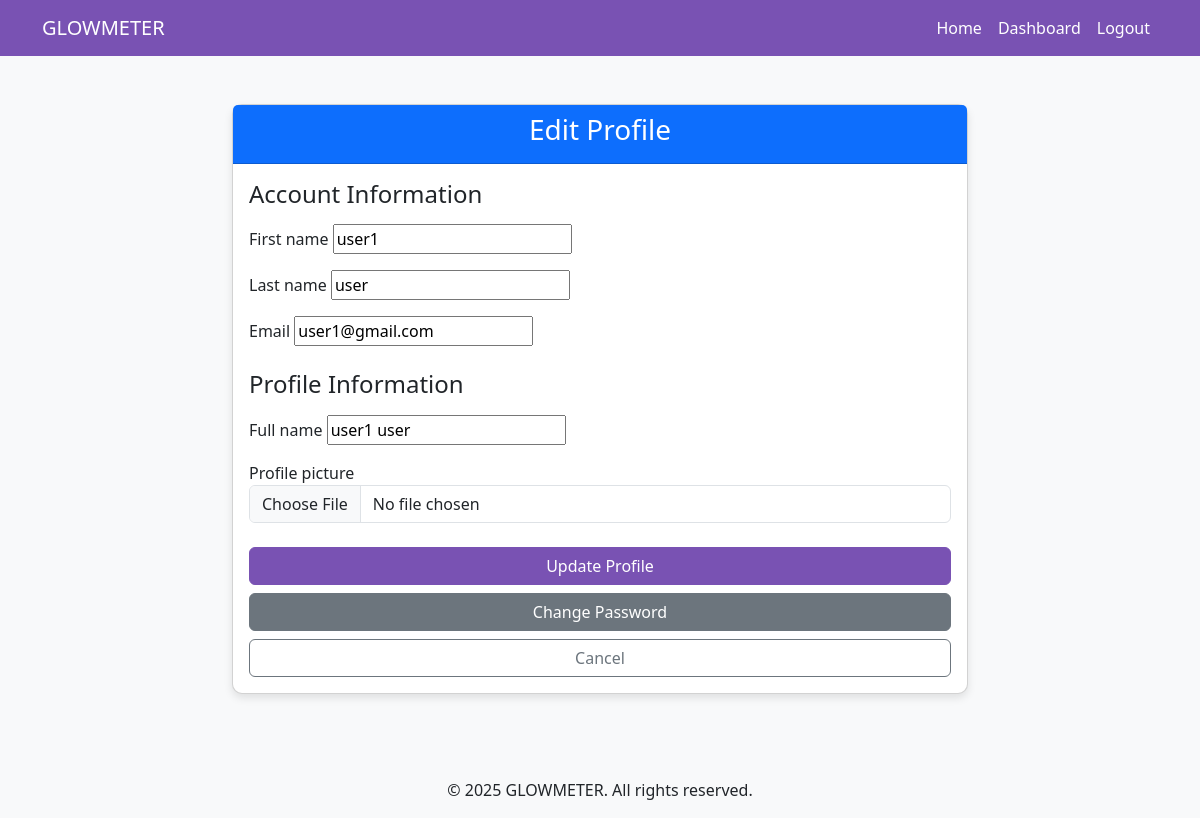
The page /edit-profile/ (signed in) on the database as committed earlier.
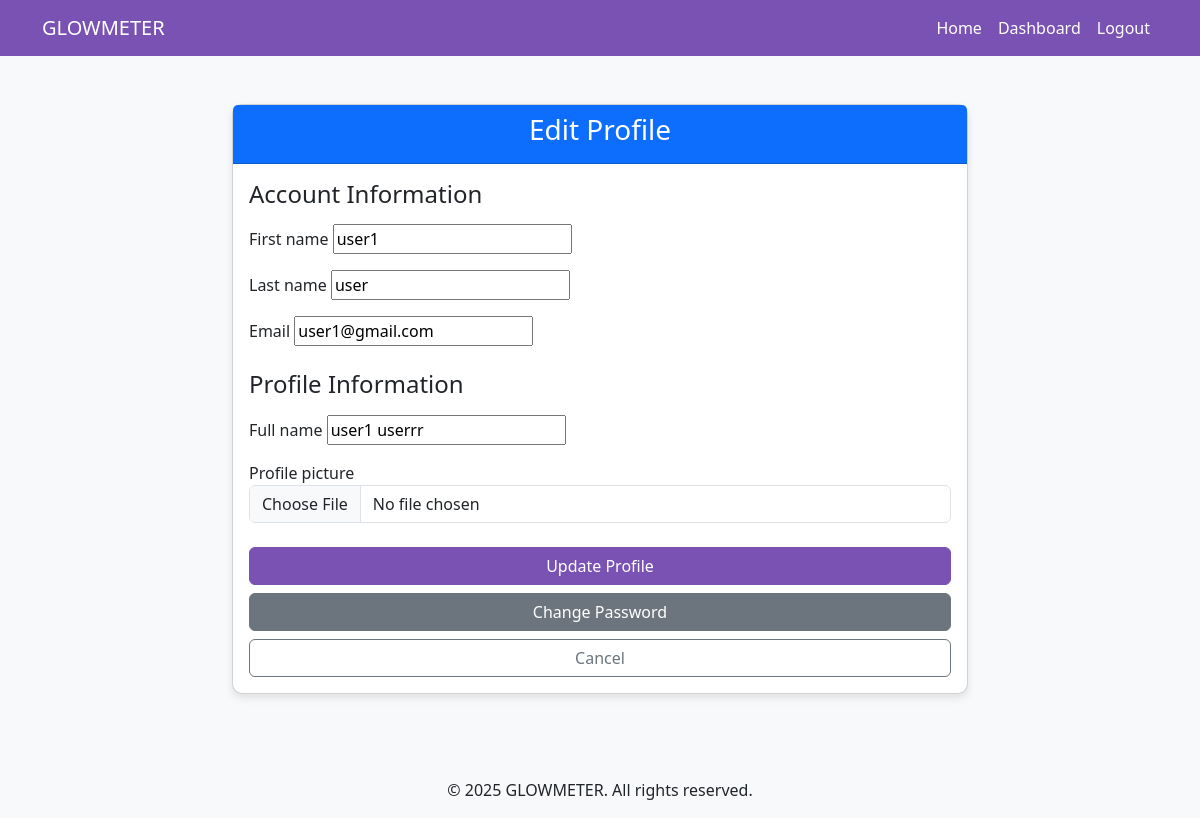
The same page on the database as committed later.
### glowmeter_app/models.py (models this page shows, shortened)
class RegularUser(models.Model):
    user = models.OneToOneField(User, on_delete=models.CASCADE, related_name='user_profile')
    full_name = models.CharField(max_length=100)
    profile_picture = models.ImageField(upload_to='profiles/', null=True, blank=True)

### glowmeter_app/views.py (the view)
# urls.py: path('edit-profile/', views.edit_profile, name='edit_profile'),
@login_required
def edit_profile(request):
    user = request.user
    if request.method == 'POST':
        user_form = UserProfileEditForm(request.POST, instance=user)
        if user.is_doctor:
            profile_form = DoctorProfileEditForm(
                request.POST,
                request.FILES,
                instance=user.doctor_profile
            )
        else:
            profile_form = RegularUserProfileEditForm(
                request.POST,
                request.FILES,
                instance=user.user_profile
            )
        if user_form.is_valid() and profile_form.is_valid():
            user_form.save()
            profile_form.save()
            messages.success(request, "Your profile was successfully updated!")
            return redirect('dashboard')
    else:
        user_form = UserProfileEditForm(instance=user)
        if user.is_doctor:
            profile_form = DoctorProfileEditForm(instance=user.doctor_profile)
        else:
            profile_form = RegularUserProfileEditForm(instance=user.user_profile)
    context = {
        'user_form': user_form,
        'profile_form': profile_form,
        'is_doctor': user.is_doctor,
    }
    return render(request, 'edit_profile.html', context)

### glowmeter_app/views.py
class UserProfileEditForm(forms.ModelForm):
    class Meta:
        model = User
        fields = ('first_name', 'last_name', 'email')

class RegularUserProfileEditForm(forms.ModelForm):
    class Meta:
        model = RegularUser
        fields = ('full_name', 'profile_picture')
        widgets = {
            'profile_picture': forms.ClearableFileInput(attrs={'class': 'form-control'}),
        }

### templates/edit_profile.html (shortened to what this page needs)
{% extends 'base.html' %}
{% block content %}
<div class="container mt-5">
    <div class="row justify-content-center">
        <div class="col-md-8">
            <div class="card">
                <div class="card-header bg-primary text-white">
                    <h3 class="text-center">Edit Profile</h3>
                </div>
                <div class="card-body">
                    <form method="post" enctype="multipart/form-data">
                        <h4 class="mb-3">Account Information</h4>
                        {% for field in user_form %}
                            <div class="form-group mb-3">
                                <label for="{{ field.id_for_label }}">{{ field.label }}</label>
                                {{ field }}
                            </div>
                        {% endfor %}
                        <h4 class="mb-3 mt-4">Profile Information</h4>
                        {% for field in profile_form %}
                            <div class="form-group mb-3">
                                <label for="{{ field.id_for_label }}">{{ field.label }}</label>
                                {{ field }}
                            </div>
                        {% endfor %}
                        <div class="d-grid gap-2 mt-4">
                            <button type="submit" class="btn btn-primary">Update Profile</button>
                            <a href="{% url 'change_password' %}" class="btn btn-secondary">Change Password</a>
                            <a href="{% url 'dashboard' %}" class="btn btn-outline-secondary">Cancel</a>
                        </div>
                    </form>
                </div>
            </div>
        </div>
    </div>
</div>
{% endblock %}

Rows that differ between the two databases and show on the page:
changed RegularUser: full_name "user1 user" → "user1 userrr"
